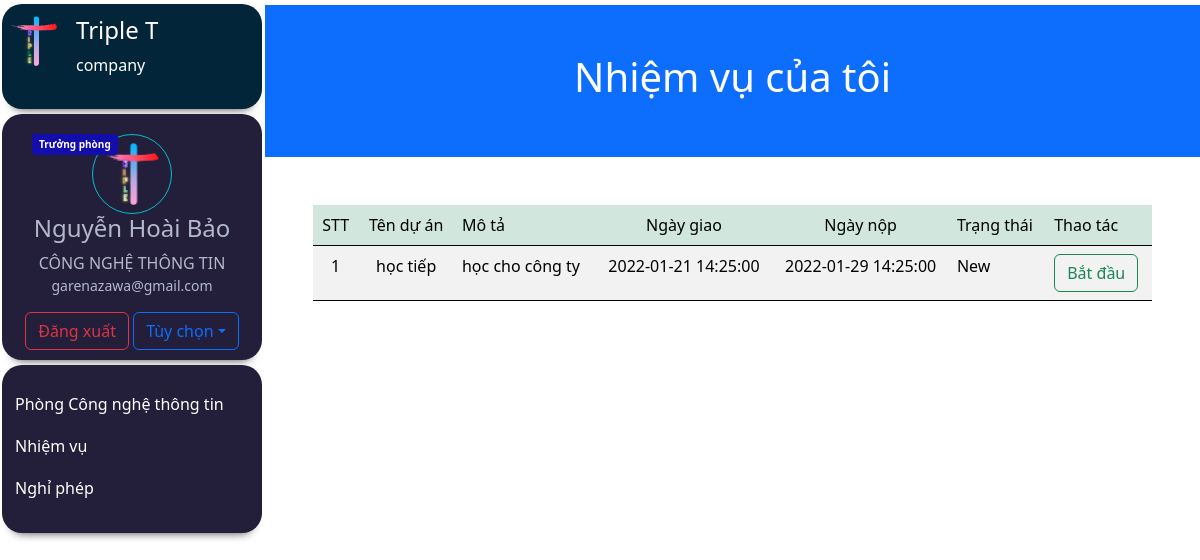
Screenshot of /dist/manage_mytask.php (signed in) with the database file from the repository.
### tables this page shows
CREATE TABLE `nhanvien` (
  `stt` int(11) NOT NULL,
  `avatar` varchar(128) DEFAULT NULL,
  `chucvu` varchar(128) DEFAULT NULL,
  `phongban` varchar(128) DEFAULT NULL,
  `lastname` varchar(128) DEFAULT NULL,
  `firstname` varchar(128) DEFAULT NULL,
  `ngaysinh` date DEFAULT NULL,
  `gender` varchar(128) DEFAULT NULL,
  `cccd` varchar(128) NOT NULL,
  `ngaycap` date DEFAULT NULL,
  `noicap` varchar(128) DEFAULT NULL,
  `quoctich` varchar(128) DEFAULT NULL,
  `dantoc` varchar(128) DEFAULT NULL,
  `tongiao` varchar(128) DEFAULT NULL,
  `noisinh` varchar(128) DEFAULT NULL,
  `thuongtru` varchar(128) DEFAULT NULL,
  `sdt` bigint(20) DEFAULT NULL,
  `sdtkc` bigint(20) DEFAULT NULL,
  `quanhe` varchar(128) DEFAULT NULL,
  `email` varchar(128) DEFAULT NULL,
  `duoiemail` varchar(128) DEFAULT NULL,
  `stk` bigint(20) DEFAULT NULL,
  `nganhang` varchar(128) DEFAULT NULL
);

CREATE TABLE `duan` (
  `mada` int(11) NOT NULL,
  `tenda` text NOT NULL,
  `mota` varchar(500) NOT NULL,
  `ngaytao` datetime NOT NULL,
  `ngaynop` datetime NOT NULL,
  `tennv` varchar(128) NOT NULL,
  `trangthai` varchar(128) NOT NULL DEFAULT 'New',
  `phongban` varchar(128) NOT NULL
);

### www/dist/manage_mytask.php (the view, shortened to what this page needs)
<?php
  $fullname = $_SESSION['name'];
  $conn = new mysqli('mysql-server', 'root', 'root', 'quantrivien');
  $sql = "SELECT * FROM duan WHERE tennv = '$fullname' and trangthai='New' ";
  $result1 = $conn->query($sql);
?>
<!doctype html>
<html lang="en">
  <head>
    <link href="https://cdn.jsdelivr.net/npm/bootstrap@5.0.2/dist/css/bootstrap.min.css" rel="stylesheet"
>
    <link href="../assets/dist/css/bootstrap.min.css" rel="stylesheet">
        <link rel="stylesheet" href="../style.css">
    </head>
<body>
<?php
    include 'sidebar.php';
    ?>
<div class="main">
  <div class ="lichsunghiphep">
  <div class="p-5 bg-primary text-white text-center">
    <h1>Nhiệm vụ của tôi</h1>
  </div>
  <div class="d-grid ">
  <div class="container-fuild p-5 ">
    <div class="table-responsive">
      <table class="table table-hover table-striped rounded-3">
        <thead class="table-success">
          <tr>
            <td class ="text-center">STT</td>
            <td class ="text-center">Tên dự án</td>
            <td>Mô tả</td>
            <td class ="text-center">Ngày giao</td>
            <td class ="text-center">Ngày nộp</td>
            <td>Trạng thái</td>
            <td colspan="2">Thao tác</td>
          </tr>
        </thead>
        <tbody>
        <?php
            $count1=0;
            if ($result1->num_rows > 0) {
            while($row = $result1->fetch_assoc()) {
                $count1=$count1+1;
                $duan1 = $row["mada"];
                $duan2 = $row["tenda"];
                $duan3 = $row["mota"];
                $duan4 = $row["ngaytao"];
                $duan5 = $row["ngaynop"];
                $duan7 = $row["trangthai"];
        ?>
                            <tr class="item">
                                <td class ="text-center"><?=$count1?></td>
                                <td class ="text-center"><?=$duan2?></td>
                                <td ><?=$duan3?></td>
                                <td class ="text-center"><?=$duan4?></td>
                                <td class ="text-center"><?=$duan5?></td>
                                <td><?=$duan7?></td>
                                <td>
                                  <a class="btn btn-outline-success" href="manage_mytask.php?mada=<?=$duan1?>">Bắt đầu</a>
                                </td>
                            </tr>
                          <?php
                          }
                        } else {
                        }
                      ?>
                    </tbody>
                </table>
        </div>
</div>
</div>
  </body>
</html>

### www/dist/sidebar.php (shortened to what this page needs)
<?php
  $user = $_SESSION['user'];
  $permission = $_SESSION['permission'];
  $conn = new mysqli('mysql-server', 'root', 'root', 'quantrivien');
  $sql = "SELECT * FROM nhanvien WHERE cccd='$user'";
  $result =$conn -> query($sql);
  $data = $result->fetch_array();
  $email = $data['email'].$data['duoiemail'];
  ?>
<div class ="home">
    <div class="flex-shrink-0 sidenav">
        <div class="logobrandcard">
            <div class="d-flex flex-row logothuonghieu">
                <div class="p-2"><a href="home.php"><img src="../images/logo.svg" width="50" /></a></div>
                <div class="p-2">
                    <h4>Triple T</h4>
                    <p>company</p>
                </div>
            </div>
        </div>
        <div class="profilecard">
            <span class="chucvu" chucvu="<?=$data['chucvu']?>"><?=$data['chucvu']?></span>
            <img class="round" src="../images/logo.png" height ="80" alt="user" />
            <h4 class="ten"><?=$_SESSION['name'] ?></h4>
            <h7 class ="phongban"><?=$data['phongban']?></h7>
            <p class ="email"><?=$email?></p>
            <a class="btn btn-outline-danger" href="logout.php">Đăng xuất</a>
            <button class="btn btn-outline-primary dropdown-toggle " data-bs-toggle="dropdown">Tùy chọn</button>
        </div>
        <div class="selectlist flex-fluid">
            <ul class="list-unstyled ps-0">
                <?php
                if ($permission != '2') {       ?>
                <li class="mb-1 hidephongban" permission="<?=$_SESSION['permission'] ?>">
                    <button class="btn title1 align-items-center rounded collapsed" data-bs-toggle="collapse" data-bs-target="#phongban-collapse" aria-expanded="false">
                    Phòng <?=$data['phongban']?>
                    </button>
                </li>
                <?php
                }
                ?>
                <li class="mb-1 hidenhiemvu" permission="<?=$_SESSION['permission'] ?>">
                    <button class="btn title1 align-items-center rounded collapsed" data-bs-toggle="collapse" data-bs-target="#orders-collapse" aria-expanded="false">
                    Nhiệm vụ
                    </button>
                </li>
                <li class="mb-1" >
                    <button class="btn title1 align-items-center rounded collapsed" data-bs-toggle="collapse" data-bs-target="#tinhnang-collapse" aria-expanded="false">
                    Nghỉ phép
                    </button>
                </li>
            </ul>
        </div>
    </div>
</div>

### www/style.css (style rules this page uses)
.sidenav { height: 100%; width: 260px; position: fixed; z-index: 1; top: 0; left: 2px; background-color: none; overflow-x: hidden; }
.sidenav .phongban { margin: 5px 0; text-transform: uppercase; }
.sidenav .email { font-size: 14px; line-height: 21px; }
.sidenav .logobrandcard { background-color: #032539; border-radius: 20px; box-shadow: 0px 10px 10px -10px rgba(0,0,0,0.75); color: #ffffff; padding-top: 4px; position: relative; max-width: 100%; text-align: left; margin-top: 4px; height: 105px; }
.sidenav .profilecard { background-color: #231E39; border-radius: 20px; box-shadow: 0px 10px 10px -10px rgba(0,0,0,0.75); color: #B3B8CD; padding-top: 20px; padding-bottom: 10px; position: relative; width: 350px; max-width: 100%; text-align: center; margin-top: 5px; }
.sidenav .profilecard .chucvu[chucvu="Trưởng phòng"] { color: #ffffff; background-color: #120dab; border-radius: 3px; font-size: 10px; font-weight: bold; padding: 3px 7px; position: absolute; top: 20px; left: 30px; }
.sidenav .profilecard .round { border: 1px solid #03BFCB; border-radius: 50%; padding: 8px; }
.sidenav .selectlist { background-color: #231E39; border-radius: 20px; box-shadow: 0px 10px 10px -10px rgba(0,0,0,0.75); color: #B3B8CD; padding-top: 20px; padding-bottom: 10px; position: relative; width: 350px; max-width: 100%; text-align: left; margin-top: 5px; }
.sidenav .rounded { color: rgb(255, 255, 255); }
.main { margin-left: 265px; margin-top: 5px; }

### rows the page displays
nhanvien: chucvu "Trưởng phòng", phongban "CÔNG NGHỆ THÔNG TIN", email "garenazawa@gmail.com", phongban "Công nghệ thông tin"
duan: tenda "học tiếp", mota "học cho công ty", ngaytao "2022-01-21 14:25:00", ngaynop "2022-01-29 14:25:00", trangthai "New"

### other values shown
$_SESSION['name'] "Nguyễn Hoài Bảo"
